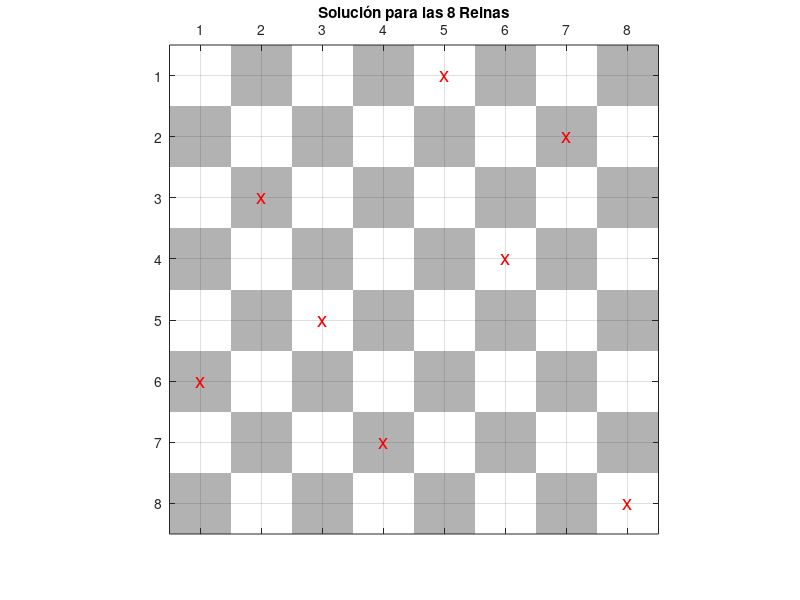
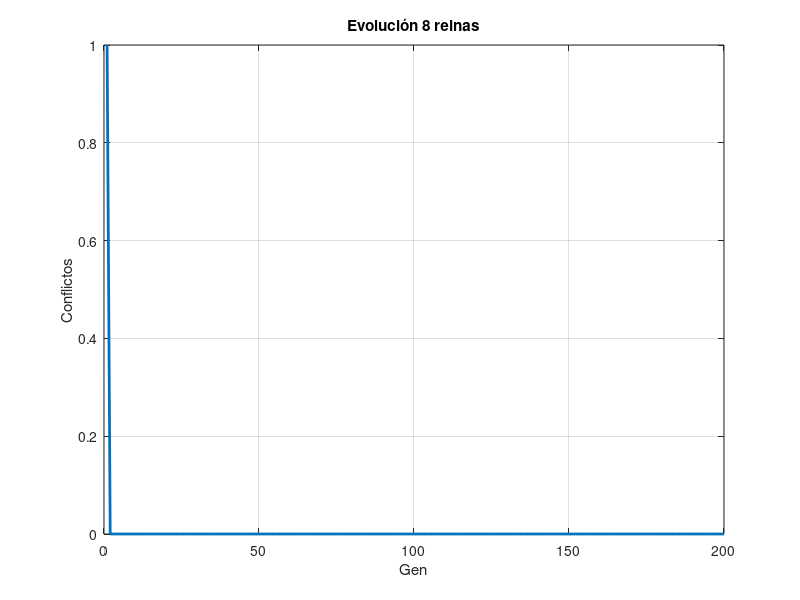

Source code (MATLAB) for these figures, in order:
%% Algoritmo genético para las 8 reinas
clear all; close all; clc;

% Parámetros
tam_poblacion = 100; max_generaciones = 200; prob_cruce = 0.85; prob_mutacion = 0.05; N = 8;

disp("a) Evalulación de aptitud: 1/(1+conclictos)");
disp("  conflictos: si las reinas se encuentran las mismas filas, columnas o diagonal");
disp("b) Selección: torneo");
disp("c) Cruce: orden");
disp("d) Mutación: intercambio");

% Población inicial (permutaciones)
poblacion = zeros(tam_poblacion, N);
for i = 1:tam_poblacion
    poblacion(i, :) = randperm(N);
end
disp("Población inicial");
disp(poblacion);

% Guardar conflictos para gráfica
min_conflictos = zeros(max_generaciones, 1);

% Algoritmo genético
mejor_ind = zeros(1, N); mejor_fit = 0;
for g = 1:max_generaciones
        % Evaluar aptitud
    fitness = zeros(tam_poblacion, 1);
    soluciones_generacion = [];  % Almacenar soluciones de esta generación
    
    for i = 1:tam_poblacion
        conflicto = 0;
        for j = 1:N-1
            for k = j+1:N
                if poblacion(i,j) == poblacion(i,k) || abs(j-k) == abs(poblacion(i,j)-poblacion(i,k))
                    conflicto = conflicto + 1;
                end
            end
        end
        fitness(i) = 1 / (1 + conflicto);
        
        % Si es solución perfecta (0 conflictos), guardarla
        if conflicto == 0
            soluciones_generacion = [soluciones_generacion; poblacion(i,:)];
        end
    end
    % Guardar mejor individuo (elitismo)
    [fit, idx] = max(fitness);
    if fit > mejor_fit
        mejor_fit = fit;
        mejor_ind = poblacion(idx, :);
    end
    min_conflictos(g) = (1/fit) - 1;

    % Mostrar todas las soluciones encontradas en esta generación
    if mod(g, 10) == 0
        if ~isempty(soluciones_generacion)
        fprintf('Gen %d: Soluciones encontradas:\n', g);
        disp(unique(soluciones_generacion, 'rows')); % Mostrar solo soluciones únicas
        end
        fprintf('Gen %d: Fitness = %.4f, Conflictos = %.0f\n', g, fit, min_conflictos(g));
    end
    
    % Selección por torneo
    p = zeros(tam_poblacion, N);
    for i = 1:tam_poblacion
        c = randperm(tam_poblacion, 2);
        if fitness(c(1)) >= fitness(c(2)) % Seleccionar el mejor
            p(i, :) = poblacion(c(1), :);
        else
            p(i, :) = poblacion(c(2), :);
        end
    end
    
    % Cruce y mutación
    descendencia = zeros(tam_poblacion, N);
    for i = 1:2:tam_poblacion
        h1 = p(i, :); h2 = p(i+1, :);
        if rand < prob_cruce
            pts = sort(randperm(N-1, 2));
            h1(pts(1)+1:pts(2)) = p(i, pts(1)+1:pts(2));
            h2(pts(1)+1:pts(2)) = p(i+1, pts(1)+1:pts(2));
            h1([pts(2)+1:N 1:pts(1)]) = setdiff(p(i+1, :), h1(pts(1)+1:pts(2)), 'stable');
            h2([pts(2)+1:N 1:pts(1)]) = setdiff(p(i, :), h2(pts(1)+1:pts(2)), 'stable');
        end
        if rand < prob_mutacion
            idx = randperm(N, 2);
            h1([idx(1) idx(2)]) = h1([idx(2) idx(1)]);
        end
        if rand < prob_mutacion
            idx = randperm(N, 2);
            h2([idx(1) idx(2)]) = h2([idx(2) idx(1)]);
        end
        descendencia(i:i+1, :) = [h1; h2];
    end
    
    % Elitismo
    descendencia(1, :) = mejor_ind;
    poblacion = descendencia;
end

% Resultado final
fprintf('\nResultado:\nFitness: %.4f, Conflictos: %.0f\nIndividuo: %s\n', mejor_fit, (1/mejor_fit)-1, mat2str(mejor_ind));

% Gráfica de reinas
% Resultado final
fprintf('\n--- RESULTADO FINAL ---\n');
fprintf('Generaciones: %d\n', g);
fprintf('Conflictos: %d\n', (1/mejor_fit)-1);
fprintf('Posiciones: %s\n', mat2str(mejor_ind));

% Gráfica del tablero de ajedrez con reinas (versión simple)
figure;
% Crear tablero de ajedrez
board = zeros(N);
for i = 1:N
    for j = 1:N
        board(i,j) = mod(i+j,2);
    end
end
imagesc(board);
colormap([1 1 1; 0.7 0.7 0.7]); % Blanco y gris
hold on;

% Dibujar reinas
for col = 1:N
    row = mejor_ind(col);
    text(col, row, 'x', 'Color', 'r', 'FontSize', 15, ...
        'HorizontalAlignment', 'center', 'VerticalAlignment', 'middle');
end

title('Solución para las 8 Reinas');
set(gca, 'XTick', 1:N, 'YTick', 1:N, 'XAxisLocation', 'top');
axis square;
grid on;

% Gráfica de convergencia
figure;
plot(1:max_generaciones, min_conflictos, 'LineWidth', 2);
xlabel('Gen'); ylabel('Conflictos'); title('Evolución 8 reinas'); grid on;
